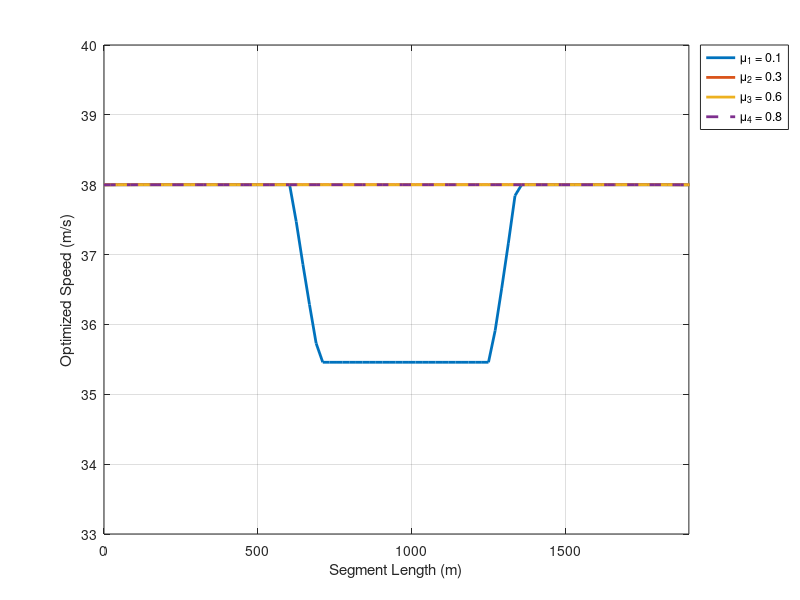
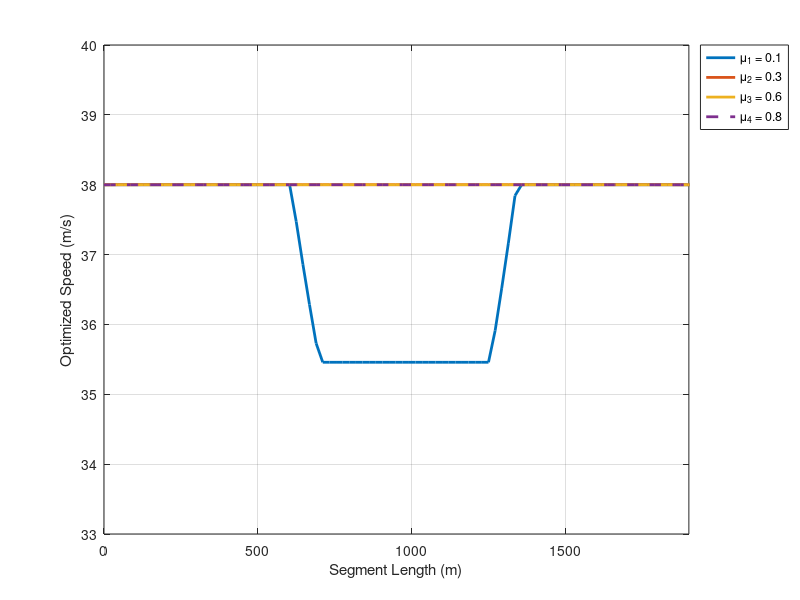

The MATLAB source for these figures, in order:
% Google Earth Data Plots

% AASHTO Data Plots
% These plots only pertain to the Empirical plots, one is for the 
% regional (non-dynamic), and the second one is for the vehicle-specific
clc; clear all; close all
load('GEOpMu8E4.mat'); GEOpMu8E4 = Op;
load('GEOpMu6E4.mat'); GEOpMu6E4 = Op;
load('GEOpMu3E4.mat'); GEOpMu3E4 = Op;
load('GEOpMu1E4.mat'); GEOpMu1E4 = Op;

s = linspace(0,2132,numel(GEOpMu8E4));
plot(s, GEOpMu1E4,'linewidth',2);  hold on;
plot(s, GEOpMu3E4,'linewidth',2);
plot(s, GEOpMu6E4,'linewidth',2); 
plot(s, GEOpMu8E4,'--','linewidth',2);

legend('\mu_1 = 0.1','\mu_2 = 0.3',...
    '\mu_3 = 0.6','\mu_4 = 0.8','location','bestoutside')
xlim([0 1900]);
ylim([33 40]); grid on;

xlabel('Segment Length (m)');
ylabel('Optimized Speed (m/s)');


load('GEOpVeDMu8E4.mat'); GEOpVeDMu8E4 = Op(:,2);
load('GEOpVeDMu6E4.mat'); GEOpVeDMu6E4 = Op(:,2);
load('GEOpVeDMu3E4.mat'); GEOpVeDMu3E4 = Op(:,2);
load('GEOpVeDMu1E4.mat'); GEOpVeDMu1E4 = Op(:,2);
figure
s = linspace(0,2132,numel(GEOpMu8E4));
plot(s, GEOpVeDMu1E4,'linewidth',2);  hold on;
plot(s, GEOpVeDMu3E4,'linewidth',2);
plot(s, GEOpVeDMu6E4,'linewidth',2); 
plot(s, GEOpVeDMu8E4,'--','linewidth',2);

legend('\mu_1 = 0.1','\mu_2 = 0.3',...
    '\mu_3 = 0.6','\mu_4 = 0.8','location','bestoutside')
xlim([0 1900]);
ylim([33 40]); grid on;

xlabel('Segment Length (m)');
ylabel('Optimized Speed (m/s)');
